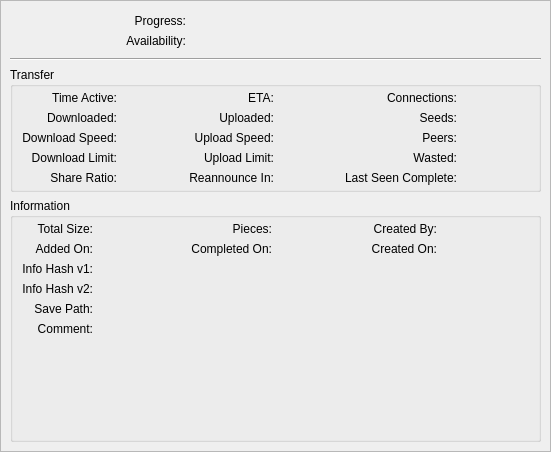
<?xml version="1.0" encoding="UTF-8"?>
<ui version="4.0">
 <class>PropertiesWidget</class>
 <widget class="QWidget" name="PropertiesWidget">
  <property name="geometry">
   <rect>
    <x>0</x>
    <y>0</y>
    <width>551</width>
    <height>452</height>
   </rect>
  </property>
  <layout class="QVBoxLayout" name="verticalLayout">
   <property name="spacing">
    <number>0</number>
   </property>
   <property name="leftMargin">
    <number>0</number>
   </property>
   <property name="topMargin">
    <number>0</number>
   </property>
   <property name="rightMargin">
    <number>0</number>
   </property>
   <property name="bottomMargin">
    <number>0</number>
   </property>
   <item>
    <widget class="QStackedWidget" name="stackedProperties">
     <property name="currentIndex">
      <number>0</number>
     </property>
     <widget class="QWidget" name="pageGeneral">
      <layout class="QVBoxLayout" name="verticalLayout_7">
       <property name="leftMargin">
        <number>0</number>
       </property>
       <property name="topMargin">
        <number>0</number>
       </property>
       <property name="rightMargin">
        <number>0</number>
       </property>
       <property name="bottomMargin">
        <number>0</number>
       </property>
       <item>
        <widget class="QScrollArea" name="scrollArea">
         <property name="widgetResizable">
          <bool>true</bool>
         </property>
         <widget class="QWidget" name="scrollAreaWidgetContents">
          <property name="geometry">
           <rect>
            <x>0</x>
            <y>0</y>
            <width>547</width>
            <height>448</height>
           </rect>
          </property>
          <layout class="QVBoxLayout" name="verticalLayout_2">
           <item>
            <widget class="QWidget" name="groupBar" native="true">
             <layout class="QGridLayout" name="groupBarLayout">
              <property name="topMargin">
               <number>4</number>
              </property>
              <property name="bottomMargin">
               <number>4</number>
              </property>
              <item row="0" column="0">
               <widget class="QLabel" name="labelDownloadedPieces">
                <property name="sizePolicy">
                 <sizepolicy hsizetype="Minimum" vsizetype="Preferred">
                  <horstretch>0</horstretch>
                  <verstretch>0</verstretch>
                 </sizepolicy>
                </property>
                <property name="text">
                 <string>Progress:</string>
                </property>
                <property name="alignment">
                 <set>Qt::AlignRight|Qt::AlignTrailing|Qt::AlignVCenter</set>
                </property>
               </widget>
              </item>
              <item row="0" column="2">
               <widget class="QLabel" name="labelProgressVal">
                <property name="sizePolicy">
                 <sizepolicy hsizetype="Minimum" vsizetype="Preferred">
                  <horstretch>0</horstretch>
                  <verstretch>0</verstretch>
                 </sizepolicy>
                </property>
                <property name="textFormat">
                 <enum>Qt::PlainText</enum>
                </property>
               </widget>
              </item>
              <item row="1" column="0">
               <widget class="QLabel" name="labelPiecesAvailability">
                <property name="sizePolicy">
                 <sizepolicy hsizetype="Minimum" vsizetype="Preferred">
                  <horstretch>0</horstretch>
                  <verstretch>0</verstretch>
                 </sizepolicy>
                </property>
                <property name="text">
                 <string>Availability:</string>
                </property>
                <property name="alignment">
                 <set>Qt::AlignRight|Qt::AlignTrailing|Qt::AlignVCenter</set>
                </property>
               </widget>
              </item>
              <item row="1" column="2">
               <widget class="QLabel" name="labelAverageAvailabilityVal">
                <property name="sizePolicy">
                 <sizepolicy hsizetype="Minimum" vsizetype="Preferred">
                  <horstretch>0</horstretch>
                  <verstretch>0</verstretch>
                 </sizepolicy>
                </property>
                <property name="textFormat">
                 <enum>Qt::PlainText</enum>
                </property>
               </widget>
              </item>
              <item row="1" column="1">
               <widget class="QLabel" name="tempAvailabilityBarArea">
                <property name="textFormat">
                 <enum>Qt::PlainText</enum>
                </property>
               </widget>
              </item>
              <item row="0" column="1">
               <widget class="QLabel" name="tempProgressBarArea">
                <property name="textFormat">
                 <enum>Qt::PlainText</enum>
                </property>
               </widget>
              </item>
             </layout>
            </widget>
           </item>
           <item>
            <widget class="Line" name="lineBelowBars">
             <property name="orientation">
              <enum>Qt::Horizontal</enum>
             </property>
            </widget>
           </item>
           <item>
            <widget class="QGroupBox" name="groupTransferBox">
             <property name="title">
              <string>Transfer</string>
             </property>
             <layout class="QGridLayout" name="gridLayout_2">
              <property name="topMargin">
               <number>4</number>
              </property>
              <property name="bottomMargin">
               <number>4</number>
              </property>
              <item row="2" column="1">
               <widget class="QLabel" name="labelDlSpeedVal">
                <property name="sizePolicy">
                 <sizepolicy hsizetype="Expanding" vsizetype="Preferred">
                  <horstretch>0</horstretch>
                  <verstretch>0</verstretch>
                 </sizepolicy>
                </property>
                <property name="textFormat">
                 <enum>Qt::PlainText</enum>
                </property>
               </widget>
              </item>
              <item row="2" column="2">
               <widget class="QLabel" name="labelUpSpeed">
                <property name="sizePolicy">
                 <sizepolicy hsizetype="Minimum" vsizetype="Preferred">
                  <horstretch>0</horstretch>
                  <verstretch>0</verstretch>
                 </sizepolicy>
                </property>
                <property name="text">
                 <string>Upload Speed:</string>
                </property>
                <property name="alignment">
                 <set>Qt::AlignRight|Qt::AlignTrailing|Qt::AlignVCenter</set>
                </property>
               </widget>
              </item>
              <item row="2" column="3" colspan="4">
               <widget class="QLabel" name="labelUpSpeedVal">
                <property name="sizePolicy">
                 <sizepolicy hsizetype="Expanding" vsizetype="Preferred">
                  <horstretch>0</horstretch>
                  <verstretch>0</verstretch>
                 </sizepolicy>
                </property>
                <property name="textFormat">
                 <enum>Qt::PlainText</enum>
                </property>
               </widget>
              </item>
              <item row="2" column="4">
               <widget class="QLabel" name="labelPeers">
                <property name="sizePolicy">
                 <sizepolicy hsizetype="Minimum" vsizetype="Preferred">
                  <horstretch>0</horstretch>
                  <verstretch>0</verstretch>
                 </sizepolicy>
                </property>
                <property name="text">
                 <string>Peers:</string>
                </property>
                <property name="alignment">
                 <set>Qt::AlignRight|Qt::AlignTrailing|Qt::AlignVCenter</set>
                </property>
               </widget>
              </item>
              <item row="0" column="4">
               <widget class="QLabel" name="labelConnections">
                <property name="sizePolicy">
                 <sizepolicy hsizetype="Minimum" vsizetype="Preferred">
                  <horstretch>0</horstretch>
                  <verstretch>0</verstretch>
                 </sizepolicy>
                </property>
                <property name="text">
                 <string>Connections:</string>
                </property>
                <property name="alignment">
                 <set>Qt::AlignRight|Qt::AlignTrailing|Qt::AlignVCenter</set>
                </property>
               </widget>
              </item>
              <item row="4" column="3">
               <widget class="QLabel" name="labelReannounceInVal">
                <property name="sizePolicy">
                 <sizepolicy hsizetype="Expanding" vsizetype="Preferred">
                  <horstretch>0</horstretch>
                  <verstretch>0</verstretch>
                 </sizepolicy>
                </property>
                <property name="textFormat">
                 <enum>Qt::PlainText</enum>
                </property>
               </widget>
              </item>
              <item row="0" column="3">
               <widget class="QLabel" name="labelETAVal">
                <property name="sizePolicy">
                 <sizepolicy hsizetype="Expanding" vsizetype="Preferred">
                  <horstretch>0</horstretch>
                  <verstretch>0</verstretch>
                 </sizepolicy>
                </property>
                <property name="textFormat">
                 <enum>Qt::PlainText</enum>
                </property>
               </widget>
              </item>
              <item row="3" column="0">
               <widget class="QLabel" name="labelDlLimit">
                <property name="sizePolicy">
                 <sizepolicy hsizetype="Minimum" vsizetype="Preferred">
                  <horstretch>0</horstretch>
                  <verstretch>0</verstretch>
                 </sizepolicy>
                </property>
                <property name="text">
                 <string>Download Limit:</string>
                </property>
                <property name="alignment">
                 <set>Qt::AlignRight|Qt::AlignTrailing|Qt::AlignVCenter</set>
                </property>
               </widget>
              </item>
              <item row="4" column="0">
               <widget class="QLabel" name="labelRatio">
                <property name="sizePolicy">
                 <sizepolicy hsizetype="Minimum" vsizetype="Preferred">
                  <horstretch>0</horstretch>
                  <verstretch>0</verstretch>
                 </sizepolicy>
                </property>
                <property name="text">
                 <string>Share Ratio:</string>
                </property>
                <property name="alignment">
                 <set>Qt::AlignRight|Qt::AlignTrailing|Qt::AlignVCenter</set>
                </property>
               </widget>
              </item>
              <item row="0" column="5">
               <widget class="QLabel" name="labelConnectionsVal">
                <property name="sizePolicy">
                 <sizepolicy hsizetype="Expanding" vsizetype="Preferred">
                  <horstretch>0</horstretch>
                  <verstretch>0</verstretch>
                 </sizepolicy>
                </property>
                <property name="textFormat">
                 <enum>Qt::PlainText</enum>
                </property>
               </widget>
              </item>
              <item row="2" column="5">
               <widget class="QLabel" name="labelPeersVal">
                <property name="sizePolicy">
                 <sizepolicy hsizetype="Expanding" vsizetype="Preferred">
                  <horstretch>0</horstretch>
                  <verstretch>0</verstretch>
                 </sizepolicy>
                </property>
                <property name="textFormat">
                 <enum>Qt::PlainText</enum>
                </property>
               </widget>
              </item>
              <item row="1" column="0">
               <widget class="QLabel" name="labelDownloaded">
                <property name="sizePolicy">
                 <sizepolicy hsizetype="Minimum" vsizetype="Preferred">
                  <horstretch>0</horstretch>
                  <verstretch>0</verstretch>
                 </sizepolicy>
                </property>
                <property name="text">
                 <string>Downloaded:</string>
                </property>
                <property name="alignment">
                 <set>Qt::AlignRight|Qt::AlignTrailing|Qt::AlignVCenter</set>
                </property>
               </widget>
              </item>
              <item row="3" column="2">
               <widget class="QLabel" name="labelUpLimit">
                <property name="sizePolicy">
                 <sizepolicy hsizetype="Minimum" vsizetype="Preferred">
                  <horstretch>0</horstretch>
                  <verstretch>0</verstretch>
                 </sizepolicy>
                </property>
                <property name="text">
                 <string>Upload Limit:</string>
                </property>
                <property name="alignment">
                 <set>Qt::AlignRight|Qt::AlignTrailing|Qt::AlignVCenter</set>
                </property>
               </widget>
              </item>
              <item row="4" column="4">
               <widget class="QLabel" name="labelLastSeenComplete">
                <property name="sizePolicy">
                 <sizepolicy hsizetype="Minimum" vsizetype="Preferred">
                  <horstretch>0</horstretch>
                  <verstretch>0</verstretch>
                 </sizepolicy>
                </property>
                <property name="text">
                 <string>Last Seen Complete:</string>
                </property>
                <property name="alignment">
                 <set>Qt::AlignRight|Qt::AlignTrailing|Qt::AlignVCenter</set>
                </property>
               </widget>
              </item>
              <item row="3" column="1">
               <widget class="QLabel" name="labelDlLimitVal">
                <property name="sizePolicy">
                 <sizepolicy hsizetype="Expanding" vsizetype="Preferred">
                  <horstretch>0</horstretch>
                  <verstretch>0</verstretch>
                 </sizepolicy>
                </property>
                <property name="textFormat">
                 <enum>Qt::PlainText</enum>
                </property>
               </widget>
              </item>
              <item row="1" column="3" colspan="4">
               <widget class="QLabel" name="labelUpTotalVal">
                <property name="sizePolicy">
                 <sizepolicy hsizetype="Expanding" vsizetype="Preferred">
                  <horstretch>0</horstretch>
                  <verstretch>0</verstretch>
                 </sizepolicy>
                </property>
                <property name="textFormat">
                 <enum>Qt::PlainText</enum>
                </property>
               </widget>
              </item>
              <item row="4" column="2">
               <widget class="QLabel" name="labelReannounceIn">
                <property name="sizePolicy">
                 <sizepolicy hsizetype="Minimum" vsizetype="Preferred">
                  <horstretch>0</horstretch>
                  <verstretch>0</verstretch>
                 </sizepolicy>
                </property>
                <property name="text">
                 <string>Reannounce In:</string>
                </property>
                <property name="alignment">
                 <set>Qt::AlignRight|Qt::AlignTrailing|Qt::AlignVCenter</set>
                </property>
               </widget>
              </item>
              <item row="4" column="5">
               <widget class="QLabel" name="labelLastSeenCompleteVal">
                <property name="sizePolicy">
                 <sizepolicy hsizetype="Expanding" vsizetype="Preferred">
                  <horstretch>0</horstretch>
                  <verstretch>0</verstretch>
                 </sizepolicy>
                </property>
                <property name="textFormat">
                 <enum>Qt::PlainText</enum>
                </property>
               </widget>
              </item>
              <item row="1" column="4">
               <widget class="QLabel" name="labelSeeds">
                <property name="sizePolicy">
                 <sizepolicy hsizetype="Minimum" vsizetype="Preferred">
                  <horstretch>0</horstretch>
                  <verstretch>0</verstretch>
                 </sizepolicy>
                </property>
                <property name="text">
                 <string>Seeds:</string>
                </property>
                <property name="alignment">
                 <set>Qt::AlignRight|Qt::AlignTrailing|Qt::AlignVCenter</set>
                </property>
               </widget>
              </item>
              <item row="2" column="0">
               <widget class="QLabel" name="labelDlSpeed">
                <property name="sizePolicy">
                 <sizepolicy hsizetype="Minimum" vsizetype="Preferred">
                  <horstretch>0</horstretch>
                  <verstretch>0</verstretch>
                 </sizepolicy>
                </property>
                <property name="text">
                 <string>Download Speed:</string>
                </property>
                <property name="alignment">
                 <set>Qt::AlignRight|Qt::AlignTrailing|Qt::AlignVCenter</set>
                </property>
               </widget>
              </item>
              <item row="1" column="1">
               <widget class="QLabel" name="labelDlTotalVal">
                <property name="sizePolicy">
                 <sizepolicy hsizetype="Expanding" vsizetype="Preferred">
                  <horstretch>0</horstretch>
                  <verstretch>0</verstretch>
                 </sizepolicy>
                </property>
                <property name="textFormat">
                 <enum>Qt::PlainText</enum>
                </property>
               </widget>
              </item>
              <item row="3" column="5">
               <widget class="QLabel" name="labelWastedVal">
                <property name="sizePolicy">
                 <sizepolicy hsizetype="Expanding" vsizetype="Preferred">
                  <horstretch>0</horstretch>
                  <verstretch>0</verstretch>
                 </sizepolicy>
                </property>
                <property name="textFormat">
                 <enum>Qt::PlainText</enum>
                </property>
               </widget>
              </item>
              <item row="4" column="1">
               <widget class="QLabel" name="labelShareRatioVal">
                <property name="sizePolicy">
                 <sizepolicy hsizetype="Expanding" vsizetype="Preferred">
                  <horstretch>0</horstretch>
                  <verstretch>0</verstretch>
                 </sizepolicy>
                </property>
                <property name="textFormat">
                 <enum>Qt::PlainText</enum>
                </property>
               </widget>
              </item>
              <item row="1" column="2">
               <widget class="QLabel" name="labelUploaded">
                <property name="sizePolicy">
                 <sizepolicy hsizetype="Minimum" vsizetype="Preferred">
                  <horstretch>0</horstretch>
                  <verstretch>0</verstretch>
                 </sizepolicy>
                </property>
                <property name="text">
                 <string>Uploaded:</string>
                </property>
                <property name="alignment">
                 <set>Qt::AlignRight|Qt::AlignTrailing|Qt::AlignVCenter</set>
                </property>
               </widget>
              </item>
              <item row="1" column="5">
               <widget class="QLabel" name="labelSeedsVal">
                <property name="sizePolicy">
                 <sizepolicy hsizetype="Expanding" vsizetype="Preferred">
                  <horstretch>0</horstretch>
                  <verstretch>0</verstretch>
                 </sizepolicy>
                </property>
                <property name="textFormat">
                 <enum>Qt::PlainText</enum>
                </property>
               </widget>
              </item>
              <item row="0" column="1">
               <widget class="QLabel" name="labelElapsedVal">
                <property name="sizePolicy">
                 <sizepolicy hsizetype="Expanding" vsizetype="Preferred">
                  <horstretch>0</horstretch>
                  <verstretch>0</verstretch>
                 </sizepolicy>
                </property>
                <property name="textFormat">
                 <enum>Qt::PlainText</enum>
                </property>
               </widget>
              </item>
              <item row="0" column="0">
               <widget class="QLabel" name="labelTimeActive">
                <property name="sizePolicy">
                 <sizepolicy hsizetype="Minimum" vsizetype="Preferred">
                  <horstretch>0</horstretch>
                  <verstretch>0</verstretch>
                 </sizepolicy>
                </property>
                <property name="text">
                 <string extracomment="Time (duration) the torrent is active (not paused)">Time Active:</string>
                </property>
                <property name="alignment">
                 <set>Qt::AlignRight|Qt::AlignTrailing|Qt::AlignVCenter</set>
                </property>
               </widget>
              </item>
              <item row="3" column="3">
               <widget class="QLabel" name="labelUpLimitVal">
                <property name="sizePolicy">
                 <sizepolicy hsizetype="Expanding" vsizetype="Preferred">
                  <horstretch>0</horstretch>
                  <verstretch>0</verstretch>
                 </sizepolicy>
                </property>
                <property name="textFormat">
                 <enum>Qt::PlainText</enum>
                </property>
               </widget>
              </item>
              <item row="0" column="2">
               <widget class="QLabel" name="labelETA">
                <property name="sizePolicy">
                 <sizepolicy hsizetype="Minimum" vsizetype="Preferred">
                  <horstretch>0</horstretch>
                  <verstretch>0</verstretch>
                 </sizepolicy>
                </property>
                <property name="text">
                 <string>ETA:</string>
                </property>
                <property name="alignment">
                 <set>Qt::AlignRight|Qt::AlignTrailing|Qt::AlignVCenter</set>
                </property>
               </widget>
              </item>
              <item row="3" column="4">
               <widget class="QLabel" name="labelWasted">
                <property name="sizePolicy">
                 <sizepolicy hsizetype="Minimum" vsizetype="Preferred">
                  <horstretch>0</horstretch>
                  <verstretch>0</verstretch>
                 </sizepolicy>
                </property>
                <property name="text">
                 <string>Wasted:</string>
                </property>
                <property name="alignment">
                 <set>Qt::AlignRight|Qt::AlignTrailing|Qt::AlignVCenter</set>
                </property>
               </widget>
              </item>
             </layout>
            </widget>
           </item>
           <item>
            <widget class="QGroupBox" name="groupInfosBox">
             <property name="title">
              <string>Information</string>
             </property>
             <layout class="QGridLayout" name="gridLayout">
              <property name="topMargin">
               <number>4</number>
              </property>
              <property name="bottomMargin">
               <number>2</number>
              </property>
              <item row="0" column="0">
               <widget class="QLabel" name="labelTotalSize">
                <property name="sizePolicy">
                 <sizepolicy hsizetype="Minimum" vsizetype="Preferred">
                  <horstretch>0</horstretch>
                  <verstretch>0</verstretch>
                 </sizepolicy>
                </property>
                <property name="text">
                 <string>Total Size:</string>
                </property>
                <property name="alignment">
                 <set>Qt::AlignRight|Qt::AlignTrailing|Qt::AlignVCenter</set>
                </property>
               </widget>
              </item>
              <item row="0" column="1">
               <widget class="QLabel" name="labelTotalSizeVal">
                <property name="sizePolicy">
                 <sizepolicy hsizetype="Expanding" vsizetype="Preferred">
                  <horstretch>0</horstretch>
                  <verstretch>0</verstretch>
                 </sizepolicy>
                </property>
                <property name="textFormat">
                 <enum>Qt::PlainText</enum>
                </property>
               </widget>
              </item>
              <item row="0" column="2">
               <widget class="QLabel" name="labelTotalPieces">
                <property name="sizePolicy">
                 <sizepolicy hsizetype="Minimum" vsizetype="Preferred">
                  <horstretch>0</horstretch>
                  <verstretch>0</verstretch>
                 </sizepolicy>
                </property>
                <property name="text">
                 <string>Pieces:</string>
                </property>
                <property name="alignment">
                 <set>Qt::AlignRight|Qt::AlignTrailing|Qt::AlignVCenter</set>
                </property>
               </widget>
              </item>
              <item row="0" column="3">
               <widget class="QLabel" name="labelTotalPiecesVal">
                <property name="sizePolicy">
                 <sizepolicy hsizetype="Expanding" vsizetype="Preferred">
                  <horstretch>0</horstretch>
                  <verstretch>0</verstretch>
                 </sizepolicy>
                </property>
                <property name="textFormat">
                 <enum>Qt::PlainText</enum>
                </property>
               </widget>
              </item>
              <item row="0" column="4">
               <widget class="QLabel" name="labelCreatedBy">
                <property name="sizePolicy">
                 <sizepolicy hsizetype="Minimum" vsizetype="Preferred">
                  <horstretch>0</horstretch>
                  <verstretch>0</verstretch>
                 </sizepolicy>
                </property>
                <property name="text">
                 <string>Created By:</string>
                </property>
                <property name="alignment">
                 <set>Qt::AlignRight|Qt::AlignTrailing|Qt::AlignVCenter</set>
                </property>
               </widget>
              </item>
              <item row="0" column="5">
               <widget class="QLabel" name="labelCreatedByVal">
                <property name="sizePolicy">
                 <sizepolicy hsizetype="Expanding" vsizetype="Preferred">
                  <horstretch>0</horstretch>
                  <verstretch>0</verstretch>
                 </sizepolicy>
                </property>
                <property name="textFormat">
                 <enum>Qt::PlainText</enum>
                </property>
               </widget>
              </item>
              <item row="1" column="0">
               <widget class="QLabel" name="labelAddedOn">
                <property name="sizePolicy">
                 <sizepolicy hsizetype="Minimum" vsizetype="Preferred">
                  <horstretch>0</horstretch>
                  <verstretch>0</verstretch>
                 </sizepolicy>
                </property>
                <property name="text">
                 <string>Added On:</string>
                </property>
                <property name="alignment">
                 <set>Qt::AlignRight|Qt::AlignTrailing|Qt::AlignVCenter</set>
                </property>
               </widget>
              </item>
              <item row="1" column="1">
               <widget class="QLabel" name="labelAddedOnVal">
                <property name="sizePolicy">
                 <sizepolicy hsizetype="Expanding" vsizetype="Preferred">
                  <horstretch>0</horstretch>
                  <verstretch>0</verstretch>
                 </sizepolicy>
                </property>
                <property name="textFormat">
                 <enum>Qt::PlainText</enum>
                </property>
               </widget>
              </item>
              <item row="1" column="2">
               <widget class="QLabel" name="labelCompletedOn">
                <property name="sizePolicy">
                 <sizepolicy hsizetype="Minimum" vsizetype="Preferred">
                  <horstretch>0</horstretch>
                  <verstretch>0</verstretch>
                 </sizepolicy>
                </property>
                <property name="text">
                 <string>Completed On:</string>
                </property>
                <property name="alignment">
                 <set>Qt::AlignRight|Qt::AlignTrailing|Qt::AlignVCenter</set>
                </property>
               </widget>
              </item>
              <item row="1" column="3">
               <widget class="QLabel" name="labelCompletedOnVal">
                <property name="sizePolicy">
                 <sizepolicy hsizetype="Expanding" vsizetype="Preferred">
                  <horstretch>0</horstretch>
                  <verstretch>0</verstretch>
                 </sizepolicy>
                </property>
                <property name="textFormat">
                 <enum>Qt::PlainText</enum>
                </property>
               </widget>
              </item>
              <item row="1" column="4">
               <widget class="QLabel" name="labelCreatedOn">
                <property name="sizePolicy">
                 <sizepolicy hsizetype="Minimum" vsizetype="Preferred">
                  <horstretch>0</horstretch>
                  <verstretch>0</verstretch>
                 </sizepolicy>
                </property>
                <property name="text">
                 <string>Created On:</string>
                </property>
                <property name="alignment">
                 <set>Qt::AlignRight|Qt::AlignTrailing|Qt::AlignVCenter</set>
                </property>
               </widget>
              </item>
              <item row="1" column="5">
               <widget class="QLabel" name="labelCreatedOnVal">
                <property name="sizePolicy">
                 <sizepolicy hsizetype="Expanding" vsizetype="Preferred">
                  <horstretch>0</horstretch>
                  <verstretch>0</verstretch>
                 </sizepolicy>
                </property>
                <property name="textFormat">
                 <enum>Qt::PlainText</enum>
                </property>
               </widget>
              </item>
              <item row="2" column="0">
               <widget class="QLabel" name="labelInfohash1">
                <property name="sizePolicy">
                 <sizepolicy hsizetype="Minimum" vsizetype="Preferred">
                  <horstretch>0</horstretch>
                  <verstretch>0</verstretch>
                 </sizepolicy>
                </property>
                <property name="text">
                 <string>Info Hash v1:</string>
                </property>
                <property name="alignment">
                 <set>Qt::AlignRight|Qt::AlignTrailing|Qt::AlignVCenter</set>
                </property>
               </widget>
              </item>
              <item row="3" column="0">
               <widget class="QLabel" name="labelInfohash2">
                <property name="sizePolicy">
                 <sizepolicy hsizetype="Minimum" vsizetype="Preferred">
                  <horstretch>0</horstretch>
                  <verstretch>0</verstretch>
                 </sizepolicy>
                </property>
                <property name="text">
                 <string>Info Hash v2:</string>
                </property>
                <property name="alignment">
                 <set>Qt::AlignRight|Qt::AlignTrailing|Qt::AlignVCenter</set>
                </property>
               </widget>
              </item>
              <item row="3" column="1" colspan="5">
               <widget class="QLabel" name="labelInfohash2Val">
                <property name="sizePolicy">
                 <sizepolicy hsizetype="Expanding" vsizetype="Preferred">
                  <horstretch>0</horstretch>
                  <verstretch>0</verstretch>
                 </sizepolicy>
                </property>
                <property name="textFormat">
                 <enum>Qt::PlainText</enum>
                </property>
                <property name="textInteractionFlags">
                 <set>Qt::TextSelectableByMouse</set>
                </property>
               </widget>
              </item>
              <item row="4" column="0">
               <widget class="QLabel" name="labelSavePath">
                <property name="sizePolicy">
                 <sizepolicy hsizetype="Minimum" vsizetype="Preferred">
                  <horstretch>0</horstretch>
                  <verstretch>0</verstretch>
                 </sizepolicy>
                </property>
                <property name="text">
                 <string>Save Path:</string>
                </property>
                <property name="alignment">
                 <set>Qt::AlignRight|Qt::AlignTop|Qt::AlignTrailing</set>
                </property>
               </widget>
              </item>
              <item row="5" column="0">
               <widget class="QLabel" name="labelComment">
                <property name="sizePolicy">
                 <sizepolicy hsizetype="Minimum" vsizetype="Preferred">
                  <horstretch>0</horstretch>
                  <verstretch>0</verstretch>
                 </sizepolicy>
                </property>
                <property name="text">
                 <string>Comment:</string>
                </property>
                <property name="alignment">
                 <set>Qt::AlignRight|Qt::AlignTop|Qt::AlignTrailing</set>
                </property>
               </widget>
              </item>
              <item row="2" column="1" colspan="5">
               <widget class="QLabel" name="labelInfohash1Val">
                <property name="sizePolicy">
                 <sizepolicy hsizetype="Expanding" vsizetype="Preferred">
                  <horstretch>0</horstretch>
                  <verstretch>0</verstretch>
                 </sizepolicy>
                </property>
                <property name="textFormat">
                 <enum>Qt::PlainText</enum>
                </property>
                <property name="textInteractionFlags">
                 <set>Qt::TextSelectableByMouse</set>
                </property>
               </widget>
              </item>
              <item row="4" column="1" colspan="5">
               <widget class="QLabel" name="labelSavePathVal">
                <property name="sizePolicy">
                 <sizepolicy hsizetype="Expanding" vsizetype="Preferred">
                  <horstretch>0</horstretch>
                  <verstretch>0</verstretch>
                 </sizepolicy>
                </property>
                <property name="textFormat">
                 <enum>Qt::PlainText</enum>
                </property>
                <property name="wordWrap">
                 <bool>true</bool>
                </property>
                <property name="textInteractionFlags">
                 <set>Qt::TextSelectableByMouse</set>
                </property>
               </widget>
              </item>
              <item row="5" column="1" colspan="5">
               <widget class="QLabel" name="labelCommentVal">
                <property name="sizePolicy">
                 <sizepolicy hsizetype="Expanding" vsizetype="Expanding">
                  <horstretch>0</horstretch>
                  <verstretch>0</verstretch>
                 </sizepolicy>
                </property>
                <property name="textFormat">
                 <enum>Qt::RichText</enum>
                </property>
                <property name="alignment">
                 <set>Qt::AlignLeading|Qt::AlignLeft|Qt::AlignTop</set>
                </property>
                <property name="wordWrap">
                 <bool>true</bool>
                </property>
                <property name="openExternalLinks">
                 <bool>true</bool>
                </property>
                <property name="textInteractionFlags">
                 <set>Qt::TextBrowserInteraction</set>
                </property>
                <property name="openLinks" stdset="0">
                 <bool>true</bool>
                </property>
               </widget>
              </item>
             </layout>
            </widget>
           </item>
          </layout>
         </widget>
        </widget>
       </item>
      </layout>
     </widget>
     <widget class="QWidget" name="pageTrackers">
      <layout class="QHBoxLayout" name="hBoxLayoutTrackers">
       <property name="leftMargin">
        <number>0</number>
       </property>
       <property name="topMargin">
        <number>0</number>
       </property>
       <property name="rightMargin">
        <number>0</number>
       </property>
       <property name="bottomMargin">
        <number>0</number>
       </property>
       <item>
        <layout class="QVBoxLayout" name="verticalLayout_10">
         <item>
          <spacer name="verticalSpacer_2">
           <property name="orientation">
            <enum>Qt::Vertical</enum>
           </property>
           <property name="sizeHint" stdset="0">
            <size>
             <width>20</width>
             <height>40</height>
            </size>
           </property>
          </spacer>
         </item>
         <item>
          <widget class="QPushButton" name="trackerUpButton"/>
         </item>
         <item>
          <widget class="QPushButton" name="trackerDownButton"/>
         </item>
         <item>
          <spacer name="verticalSpacer_3">
           <property name="orientation">
            <enum>Qt::Vertical</enum>
           </property>
           <property name="sizeHint" stdset="0">
            <size>
             <width>20</width>
             <height>40</height>
            </size>
           </property>
          </spacer>
         </item>
        </layout>
       </item>
      </layout>
     </widget>
     <widget class="QWidget" name="pagePeers">
      <layout class="QVBoxLayout" name="vBoxLayoutPeerPage">
       <property name="leftMargin">
        <number>0</number>
       </property>
       <property name="topMargin">
        <number>0</number>
       </property>
       <property name="rightMargin">
        <number>0</number>
       </property>
       <property name="bottomMargin">
        <number>0</number>
       </property>
      </layout>
     </widget>
     <widget class="QWidget" name="pageSources">
      <layout class="QVBoxLayout" name="verticalLayout_9">
       <property name="leftMargin">
        <number>0</number>
       </property>
       <property name="topMargin">
        <number>0</number>
       </property>
       <property name="rightMargin">
        <number>0</number>
       </property>
       <property name="bottomMargin">
        <number>0</number>
       </property>
       <item>
        <widget class="QListWidget" name="listWebSeeds">
         <property name="contextMenuPolicy">
          <enum>Qt::CustomContextMenu</enum>
         </property>
         <property name="selectionMode">
          <enum>QAbstractItemView::ExtendedSelection</enum>
         </property>
        </widget>
       </item>
      </layout>
     </widget>
     <widget class="QWidget" name="pageContents">
      <layout class="QVBoxLayout" name="verticalLayout_3">
       <property name="spacing">
        <number>3</number>
       </property>
       <property name="leftMargin">
        <number>0</number>
       </property>
       <property name="topMargin">
        <number>0</number>
       </property>
       <property name="rightMargin">
        <number>0</number>
       </property>
       <property name="bottomMargin">
        <number>0</number>
       </property>
       <item>
        <widget class="ContentWidget" name="contentWidget" native="true"/>
       </item>
      </layout>
     </widget>
     <widget class="QWidget" name="pageSpeed">
      <layout class="QVBoxLayout" name="speedLayout">
       <property name="leftMargin">
        <number>0</number>
       </property>
       <property name="topMargin">
        <number>0</number>
       </property>
       <property name="rightMargin">
        <number>0</number>
       </property>
       <property name="bottomMargin">
        <number>0</number>
       </property>
      </layout>
     </widget>
    </widget>
   </item>
  </layout>
 </widget>
 <customwidgets>
  <customwidget>
   <class>ContentWidget</class>
   <extends>QWidget</extends>
   <header location="global">gui/properties/contentwidget.h</header>
   <container>1</container>
  </customwidget>
 </customwidgets>
 <resources/>
 <connections/>
</ui>
